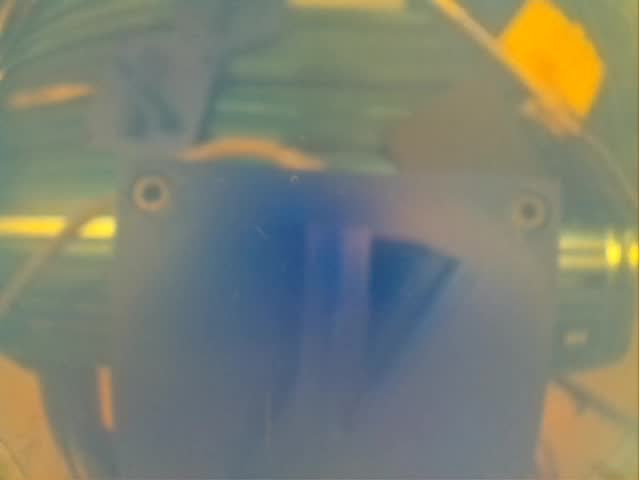
#> input picture real_data/rgb_images/1.jpg, 640 x 480 px; its folder holds 4 pictures in this run
$ python bo_rgb.py
#> lines starting #> are read from the running program, lines starting #| are printed output that depends on the picture
"""
bo_rgb.py
=========
Bayesian optimization to calibrate RGB rendering parameters against
all real RGB images in real_data/rgb_images/ (mean loss across all targets).

Pipeline
--------
1. Load 47.jpg as target (128x128)
2. For each BO trial:
   a. Write params JSON to temp file
   b. Call Blender with gs_rgb_render.py (fixed scene)
   c. Apply post-FX in Python:
      barrel distortion + radial blur + vignette +
      radial warm tint + haze (gel optics simulation)
   d. loss = 0.2*MSE + 0.5*Bhattacharyya + 0.3*(1-SSIM)
3. forest_minimize over 22-D parameter space
4. Save bo_results/best_rgb_params.json + best_rgb_render.png + rgb_convergence.png

Usage
-----
    pip install scikit-optimize opencv-python matplotlib
    python bo_rgb.py
"""

import os, json, subprocess, tempfile, time, shutil
import numpy as np
import cv2
import matplotlib; matplotlib.use('Agg')
import matplotlib.pyplot as plt

try:
    from skopt import forest_minimize
    from skopt.space import Real
    from skopt.utils import use_named_args
except ImportError:
    raise SystemExit('scikit-optimize not found.\nInstall with:  pip install scikit-optimize')

# ── Paths ──────────────────────────────────────────────────────
SCRIPT_DIR    = os.path.dirname(os.path.abspath(__file__))
BLENDER_PATH  = '/home/shared/blender-4.2.0-linux-x64/blender'
RESULTS_DIR   = os.path.join(SCRIPT_DIR, 'bo_results')
RENDER_SCRIPT = os.path.join(SCRIPT_DIR, 'gs_rgb_render.py')
BLEND_FILE    = os.path.join(SCRIPT_DIR, 'gelsight_sampler.blend')
os.makedirs(RESULTS_DIR, exist_ok=True)

TARGET_SIZE = (128, 128)
LOSS_THRESHOLD = 0.05

# ── Load targets (all real RGB images) ─────────────────────────
def _load_targets():
    targets = []
    img_dir = os.path.join(SCRIPT_DIR, 'real_data', 'rgb_images')
    fnames = sorted(f for f in os.listdir(img_dir)
                    if f.lower().endswith(('.jpg', '.jpeg', '.png')))
    for fname in fnames:
        img = cv2.imread(os.path.join(img_dir, fname))
#> img is the input picture: shape (480, 640, 3); mean B, G, R 113.9, 128.6, 125
        if img is None:
            continue
        img = cv2.resize(img, TARGET_SIZE).astype(np.float32) / 255.0
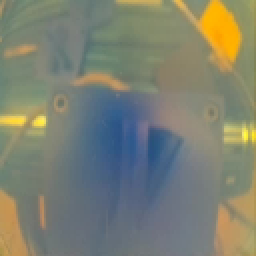
#> img: shape (128, 128, 3) float32 (shown 2 times larger); mean B, G, R 0.446, 0.504, 0.489
        targets.append(img)
#> pass 2 of the loop in _load_targets, `for fname in fnames:`:
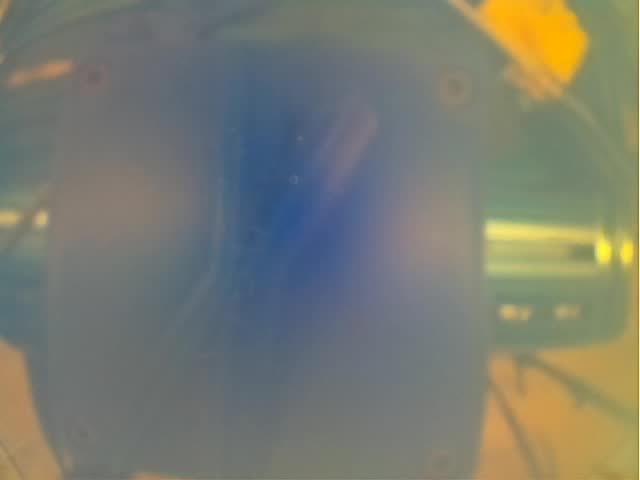
#> input picture real_data/rgb_images/101.jpg, 640 x 480 px
#> in _load_targets, img is the input picture: shape (480, 640, 3); mean B, G, R 112.3, 123.8, 121.6
#> in _load_targets, `img = cv2.resize(img, TARGET_SIZE).astype(np.float32) / 255.0`:
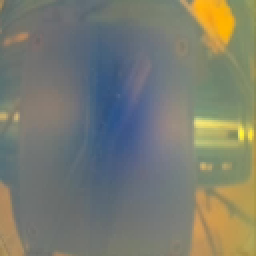
#> img: shape (128, 128, 3) float32 (shown 2 times larger); mean B, G, R 0.44, 0.485, 0.476
#> pass 3 of the loop in _load_targets, `for fname in fnames:`:
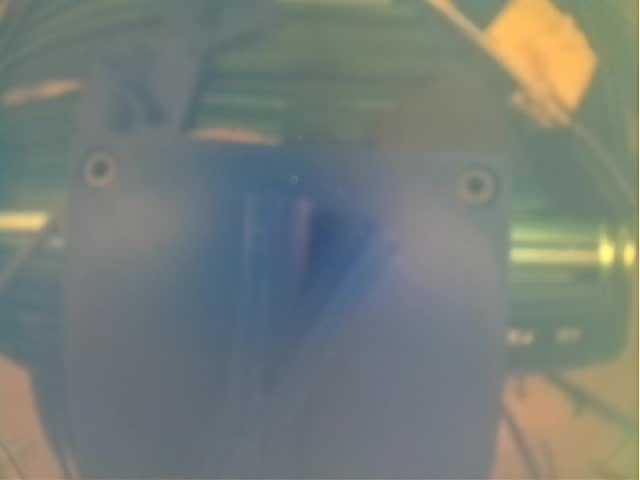
#> input picture real_data/rgb_images/106.jpg, 640 x 480 px
#> in _load_targets, img is the input picture: shape (480, 640, 3); mean B, G, R 120.5, 126.1, 118.7
#> in _load_targets, `img = cv2.resize(img, TARGET_SIZE).astype(np.float32) / 255.0`:
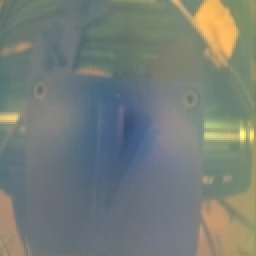
#> img: shape (128, 128, 3) float32 (shown 2 times larger); mean B, G, R 0.472, 0.494, 0.465
#> the loop made 4 passes; the first 3 are shown
    if not targets:
        raise RuntimeError(f'No images found in {img_dir}')
    mean_img = np.mean(targets, axis=0)
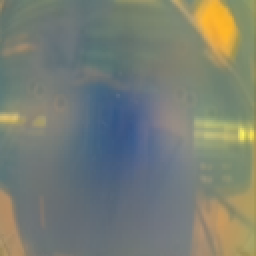
#> mean_img: shape (128, 128, 3) float32 (shown 2 times larger); mean B, G, R 0.456, 0.495, 0.472
    cv2.imwrite(os.path.join(RESULTS_DIR, 'rgb_target_mean.png'),
                (mean_img * 255).astype(np.uint8))
    print(f'Targets: {len(targets)} images from real_data/rgb_images/')
    print(f'  Mean target → {RESULTS_DIR}/rgb_target_mean.png')
    return targets

TARGETS = _load_targets()

# ── Post-FX (applied in Python, not in Blender) ───────────────

# [114 lines left out: functions _barrel, _gblur, _boost_sat, _apply_fx, _ssim, _image_loss, not called in this run]

# ── Parameter space (22-D) ─────────────────────────────────────
PARAM_SPACE = [
    # World / ambient lighting
#> (the run stopped early here; a loop or call above may not have finished)
